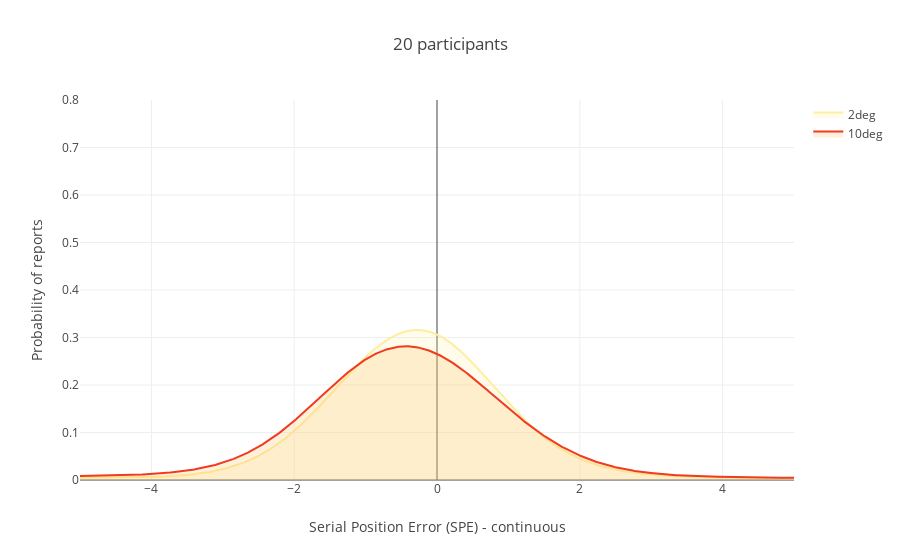

Here is the notebook cell this chart was saved with:
### Code cell
trace_data = []
distributions = []
fill_colors = ['rgba(255,237,160,0.2)', 'rgba(254,178,76,0.2)', 'rgba(240,59,32,0.2)']
for j,e in enumerate(cuePosdata['cueEccentricity1'].unique().sort()):
        ecc_data = cuePosdata[cuePosdata['cueEccentricity1']==e]
        X = ecc_data['responsePosRelative0'].to_numpy()
        # Gaussian KDE
        #kde = KernelDensity(kernel='gaussian').fit(X)
        kde = gaussian_kde(X)
        log_dens = kde(X_plot)
        distributions.append({'ecc' : ecc, 'dist' : X, 'dens': log_dens})
        trace_data.append(go.Scatter(x = X_plot, y = log_dens,
                                  mode='lines', fill = 'tozeroy', fillcolor = fill_colors[j], name = str(e) + 'deg', line = dict(color = colors[j], width = 2) ))
        
fig = tools.make_subplots(rows=1, cols=1)
fig['layout'].update(barmode='group', title = str(int(len(data)/280))+' participants')
fig['layout']['xaxis1'].update(title='Serial Position Error (SPE) - continuous')
fig['layout']['yaxis1'].update(title='Probability of reports', range = [0,0.8])
for i in range(ecc_length):
    fig.add_trace(trace_data[i], 1, 1)
iplot(fig, filename='SPE_distributions_curve_fits_zoomed_in')

### Figure 1 — Plotly figure (JSON) as saved in the notebook; plotly's stock layout.template omitted (floating-point values rounded to 4 significant figures; data arrays with more than 128 entries replaced by an {"elided": "..."} marker saying what was removed)
{"data": [{"fill": "tozeroy", "fillcolor": "rgba(255,237,160,0.2)", "line": {"color": "rgb(255,237,160)", "width": 2}, "mode": "lines", "name": "2deg", "type": "scatter", "uid": "2126389e-2e8f-4886-8fe3-a8eba37ae986", "x": {"elided": "1000 float values"}, "xaxis": "x", "y": {"elided": "1000 float values"}, "yaxis": "y"}, {"fill": "tozeroy", "fillcolor": "rgba(254,178,76,0.2)", "line": {"color": "rgb(240,59,32)", "width": 2}, "mode": "lines", "name": "10deg", "type": "scatter", "uid": "9ae91137-5387-4f5e-98ac-a662513aa7a7", "x": {"elided": "1000 float values"}, "xaxis": "x", "y": {"elided": "1000 float values"}, "yaxis": "y"}], "layout": {"barmode": "group", "title": {"text": "20 participants"}, "xaxis": {"anchor": "y", "domain": [0, 1], "title": {"text": "Serial Position Error (SPE) - continuous"}}, "yaxis": {"anchor": "x", "domain": [0, 1], "range": [0, 0.8], "title": {"text": "Probability of reports"}}}}
